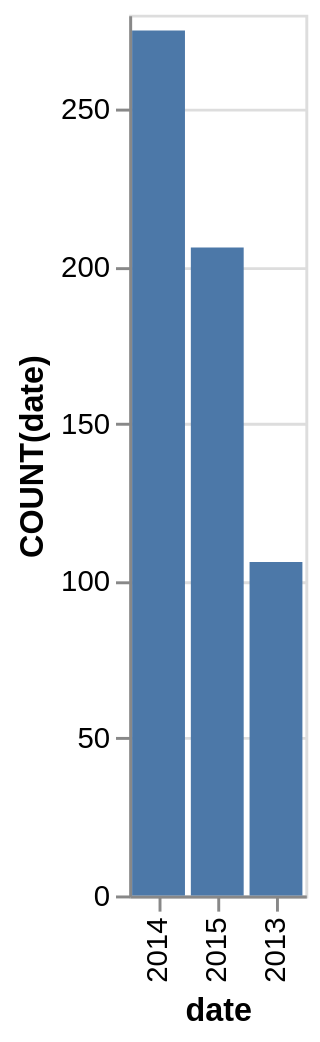

The Vega-Lite source for this figure:
### Vega-Lite specification from a JSON file in a GitHub repository (floating-point values rounded to 4 significant figures)
{"data": {"values": [{"x_data": "2014", "y_data": 275}, {"x_data": "2015", "y_data": 206}, {"x_data": "2013", "y_data": 106}]}, "mark": "bar", "encoding": {"x": {"field": "x_data", "type": "nominal", "title": "date", "sort": {"op": "sum", "field": "y_data", "order": "descending"}}, "y": {"field": "y_data", "type": "quantitative", "title": "COUNT(date)"}}}
